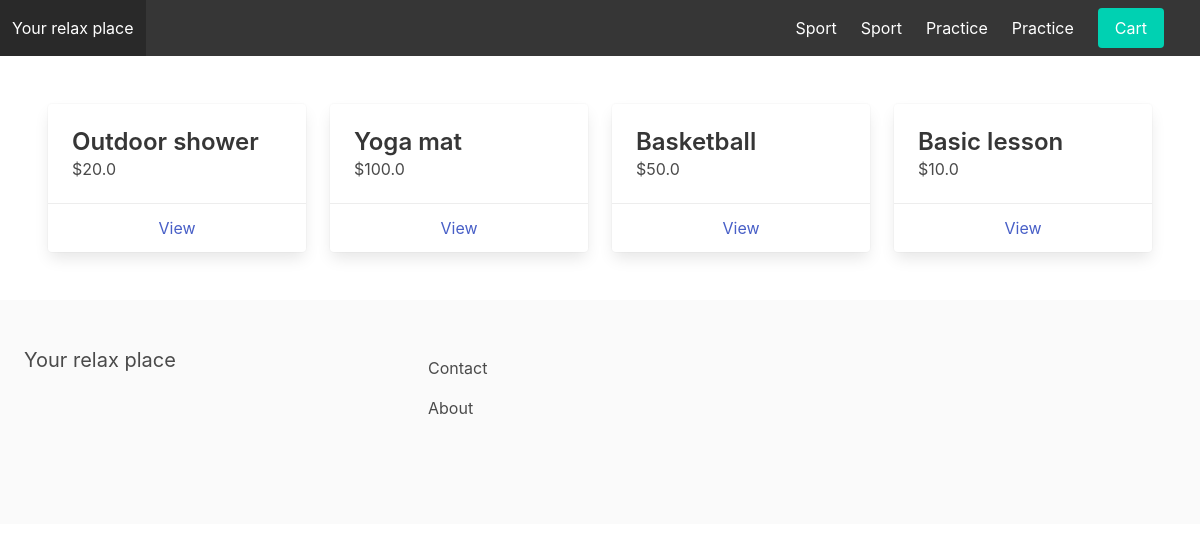
The app's page / (signed in) with its own data.
### apps/store/models.py (models this page shows, shortened)
class Category(models.Model):
    title=models.CharField(max_length=255)
    slug=models.SlugField(max_length=255)
    ordering=models.IntegerField(default=0)
    class Meta:
        verbose_name_plural = 'Categories'
        ordering=('ordering', )

class Product(models.Model):
    category = models.ForeignKey(Category, related_name='products', on_delete=models.CASCADE)
    title=models.CharField(max_length=255)
    slug=models.SlugField(max_length=255)
    description = models.TextField(blank=True, null=True)
    price = models.FloatField()
    is_featured=models.BooleanField(default=False)
    date_added=models.DateTimeField(auto_now_add=True)
    class Meta:
        ordering=('-date_added',)

### apps/core/views.py (the view)
# urls.py: path('', frontpage, name='frontpage'),
def frontpage(request):
    products = Product.objects.filter(is_featured=True)
    context = {
        'products': products
    }
    return render(request, 'frontpage.html', context)

### apps/store/context_processors.py (called while the page is built)
def menu_categories(requst):
    categories=Category.objects.all()
    return {'menu_categories': categories}

### apps/core/templates/frontpage.html (shortened to what this page needs)
{% extends 'base.html'%}
{% block content %}
    <div class="columns is-multiline">
        {% for product in products %}
        <div class="column is-3">
            <div class="card">
                <div class="card-content">
                    <div class="media">
                        <div class="media-content">
                            <p class="title is-4">{{ product.title }} </p>
                            <p class="subtitle is-6">${{ product.price }} </p>
                        </div>
                    </div>
                </div>
                <footer class="card-footer">
                    <a href="{% url 'product_detail' product.category.slug product.slug %}" class="card-footer-item">View</a>
                </footer>
            </div>
        </div>
        {%endfor%}
    </div>
{% endblock %}

### apps/core/templates/base.html (shortened to what this page needs)
{% load static %}
<!DOCTYPE html>
<html>
	<head>
		<link rel="stylesheet" href="https://cdn.jsdelivr.net/npm/bulma@0.9.0/css/bulma.min.css">
	</head>
	<body>
		<nav class="navbar is-dark" id="navbarapp">
			<div class="navbar-brand">
				<a class="navbar-item" href="{% url 'frontpage' %}">Your relax place</a>
			</div>
			<div id="main-navbar" class="navbar-menu" :class="{ 'is-active': menuClass }">
				<div class="navbar-start">
					<div class="navbar-item">
					</div>
				</div>
				<div class="navbar-end">
					{% for category in menu_categories %}
						{% if not category.children.all %}
						<a class="navbar-item">{{category.title}}</a>
                        	<a href="{% url 'category_detail' category.slug %}" class="navbar-item">{{ category.title }}</a>
						{% endif %}
					{% endfor %}
					<div class="navbar-item">
						<a href="{% url 'cart' %}" class="button is-primary">Cart</a>
					</div>
					{% if request.user.is_authenticated %}
						<div class="navbar-item">
						</div>
					{% endif %}
				</div>
			</div>
		</nav>
		<section class="section">
			{% block content %}
            {% endblock %}
		</section>
		<footer class="footer">
			<div class="columns">
				<div class="column is-4">
					<h2 class="subtitle">Your relax place</h2>
				</div>
				<div class="column is-8">
					<a href="{% url 'contact' %}" class="navbar-item">Contact</a>
					<a href="{% url 'about' %}" class="navbar-item">About</a>
				</div>
			</div>
		</footer>
	</body>
</html>

### records on screen
Category: title "Sport"
Category: title "Practice"
Product: title "Outdoor shower", price "20.0"
Product: title "Yoga mat", price "100.0"
Product: title "Basketball", price "50.0"
Product: title "Basic lesson", price "10.0"
